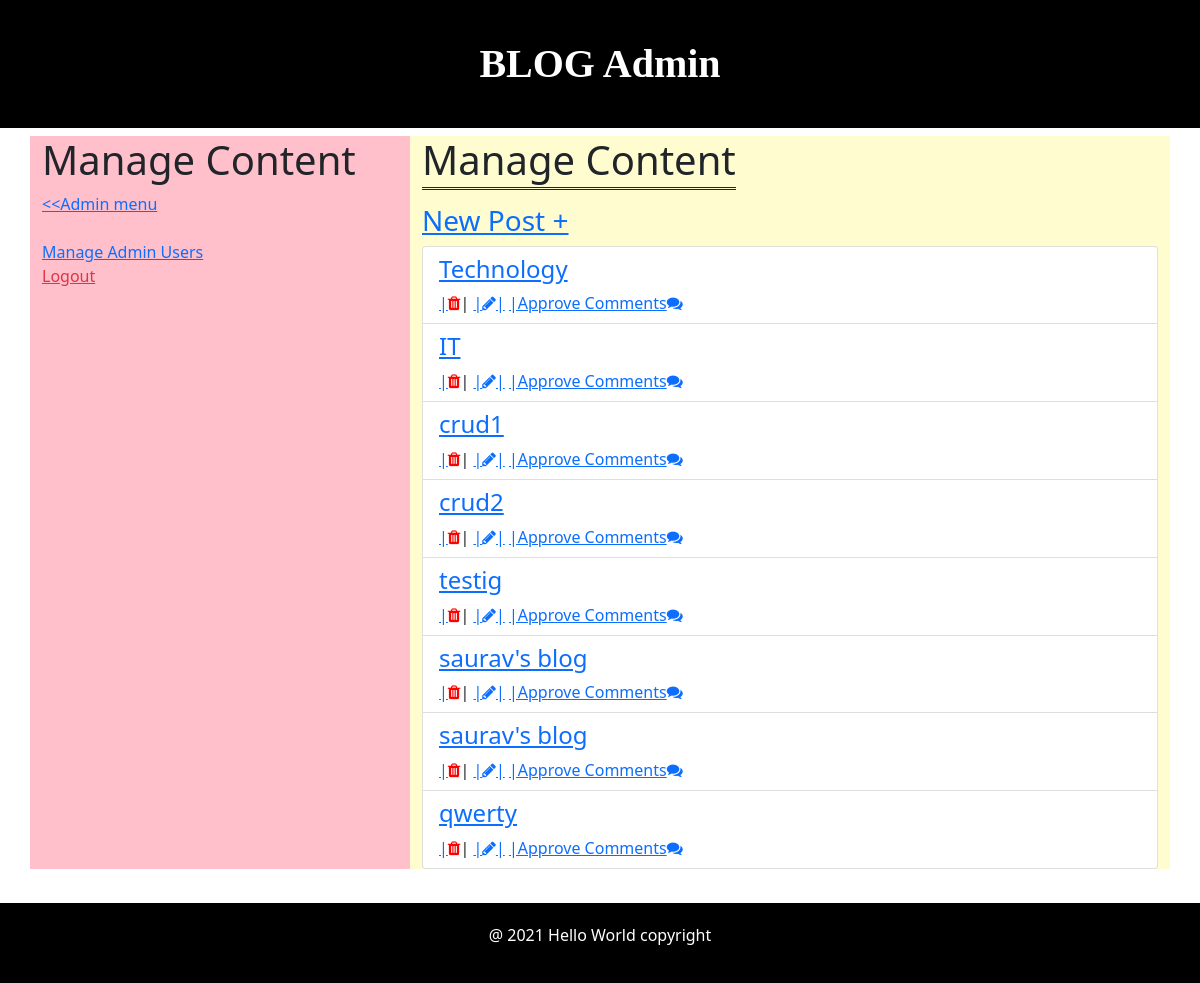
Page /manage_content.php (signed in) on the committed database.
### tables this page shows
CREATE TABLE IF NOT EXISTS `posts` (
  `id` int(11) NOT NULL AUTO_INCREMENT,
  `post_name` varchar(20) NOT NULL,
  `post_content` text NOT NULL,
  `visible` tinyint(1) NOT NULL,
  PRIMARY KEY (`id`)
);

### includes/functions.php (called while the page is built, shortened)
<?php
    function find_all_posts($public=true){
        global $connection;
        $query = "SELECT * ";
        $query .= "FROM posts ";
        $posts = mysqli_query($connection, $query);
        return $posts;
    }
?>

### public/manage_content.php (the view, shortened to what this page needs)
<?php require_once("../includes/db_connection.php"); ?>
<?php require_once("../includes/functions.php"); ?>
<?php include("../includes/layouts/header.php"); ?>
<div class="container">
	<div class="row" class="">
		<div class="col-md-4">
      <h1>Manage Content</h1>
      <a href="admin.php"><?php echo htmlspecialchars("<<Admin menu")?></a>
      <br>
      <br>
      <a href="manage_admins.php">Manage Admin Users</a>
      <br>
      <a href="logout.php" class="link-danger">Logout</a>
		</div>
		<div class="col-md-8" class="p">
      <div class="sm">
        <h1>Manage Content</h1>
      </div>
      <div class="content_list" class="">
        <a href="new_post.php"><h3>New Post +</h3></a>
        <ul class="list-group">
          <?php
            $posts=find_all_posts(false);
          ?>
          <?php
            while($post_id=mysqli_fetch_assoc($posts)){
          ?>
          <li class="list-group-item">
            <a href="view_content.php?post_id=<?php echo urlencode($post_id["id"]) ?>" title="Read Post">
              <?php echo "<h4>".htmlentities($post_id["post_name"]) . "</h4>"; ?></a>
            <?php echo '<a href="delete_post.php?post_id='. urlencode($post_id['id']) .
                '" title="Delete Post" data-toggle="tooltip">|<span class="fa fa-trash"></span></a>|';?>
            <?php echo '<a href="edit_post.php?post_id='. urlencode($post_id['id']) .
                '" class="mr-3" title="Update Post" data-toggle="tooltip">|<span class="fa fa-pencil"></span>|</a>';?>
            <a href="approve_comments.php?post_id=<?php echo urlencode($post_id['id']);?>
                " class="mr-3" title="comment aproval" data-toggle="tooltip">
                  <?php echo htmlentities("|Approve Comments") ?><span class="fa fa-comments"></span></a>
          </li>
          <?php
          };
          ?>
        </ul>
      </div>
		</div>
	</div>
</div>
</body>
<br>
<?php include("../includes/layouts/footer.php"); ?>
</html>

### public/css/styles.css (style rules this page uses)
body { margin: none; }
.col-md-4 { background-color: pink; }
.col-md-8 { background-color: #FFFDD0; }
.content_list { margin-top: 20px; }
.sm h1 { border-bottom: double; display: inline; }
.fa-trash { color: red; }

### rows in the picture
posts: post_name "Technology"
posts: post_name "IT"
posts: post_name "crud1"
posts: post_name "crud2"
posts: post_name "testig"
posts: post_name "saurav's blog"
posts: post_name "saurav's blog"
posts: post_name "qwerty"

### other values in the picture
date ("Y") "2021"
